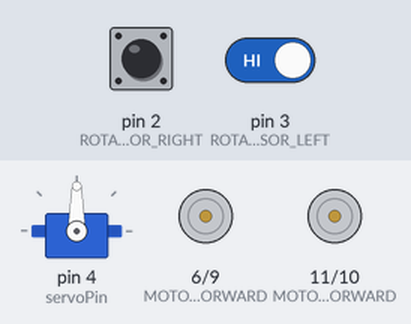
Recording of a sketch running on a simulated Arduino Uno, built with avr-gcc and run on an emulated ATmega328P. Shown: servo, motor-driver pin pairs drawn as motors (green arrow = first pin HIGH = forward, orange = second pin HIGH = backward, longer = more drive). The test bench sets the inputs (shaded band); at power-on: pin 2 (ROTATION_SENSOR_RIGHT) HIGH, pin 3 (ROTATION_SENSOR_LEFT) HIGH.

Above: at 0.1 s.
At 6.4 s:
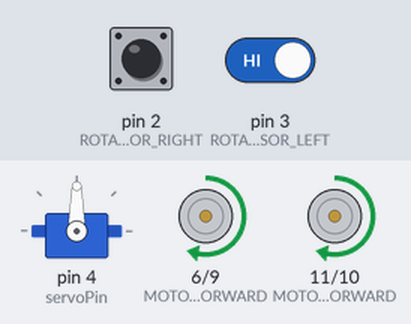
6.5 s: pin 2 (ROTATION_SENSOR_RIGHT) pulsed LOW 2 times (0.12 s each, 0.3 s apart)
At 6.82 s:
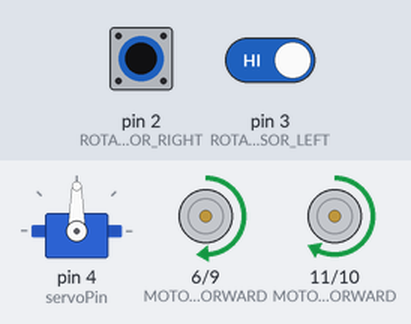
Timing chart, 0 to 28.3 s (numbered marks = the images above; inputs shaded):
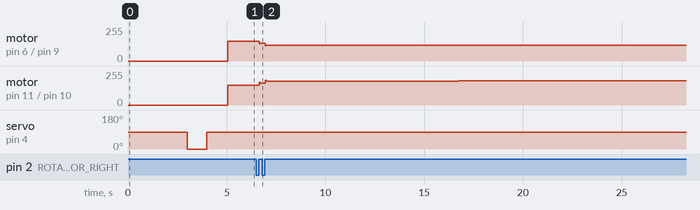

The sketch:

sktech_for_gripper_assignment.ino
```cpp
#include <Servo.h>
int servoPin = 4;
Servo Servo1;

int baseSpeed = 150;
int step = 0;

// ===== MOTOR CONTROL PINS =====
const int MOTOR_LEFT_FORWARD = 11;
const int MOTOR_LEFT_BACK = 10;
const int MOTOR_RIGHT_BACK = 9;
const int MOTOR_RIGHT_FORWARD = 6;

const int ROTATION_SENSOR_LEFT = 3;
const int ROTATION_SENSOR_RIGHT = 2;

// ===== WHEEL CONSTANTS =====
const float WHEEL_CIRCUMFERENCE = 205.0; // WHEEL_DIAMETER * PI
const int PULSES_PER_ROTATION = 20;

// ===== ROTATION COUNTERS =====
volatile long rotationCounterLeft = 0;
volatile long rotationCounterRight = 0;

// tracks accumulated error over time
float errorIntegral = 0;

// ===== PID TIMING VARIABLES =====
unsigned long lastPidUpdate = 0;
const unsigned long PID_UPDATE_INTERVAL = 50; // Run PID every 50ms

void setup() {
  Servo1.attach(servoPin);
  pinMode(MOTOR_LEFT_FORWARD, OUTPUT);
  pinMode(MOTOR_LEFT_BACK, OUTPUT);
  pinMode(MOTOR_RIGHT_FORWARD, OUTPUT);
  pinMode(MOTOR_RIGHT_BACK, OUTPUT);

  // configure rotation counters as inputs
  pinMode(ROTATION_SENSOR_LEFT, INPUT_PULLUP);  // Left on pin 3
  pinMode(ROTATION_SENSOR_RIGHT, INPUT_PULLUP);  // Right on pin 2

  // RISING = trigger when signal goes from LOW to HIGH
  // runs countLeft() every time the left wheel rotates
  attachInterrupt(digitalPinToInterrupt(3), onLeftWheelPulse, RISING);
  attachInterrupt(digitalPinToInterrupt(2), onRightWheelPulse, RISING);

  delay(2000);
}

void loop() {
  if (step == 0) {
    Servo1.write(90);
    if (waitMillis(1000)) step++;
  }
  else if (step == 1) {
    Servo1.write(0);
    if (waitMillis(1000)) step++;
  }
  else if (step == 2) {
    Servo1.write(90);
    if (waitMillis(1000)) step++;
  }
  else if (step == 3) {
    driveDistance(250, baseSpeed);
    step++;
  }
  else if (step == 4) {
    Servo1.write(0);
    if (waitMillis(1000)) step++;
  }
  else if (step == 5) {
    driveDistance(420, baseSpeed);
    step++;
  }
  else if (step == 6) {
    stopMotors();
    Servo1.detach();
  }
}

bool waitMillis(unsigned long duration) {
  static unsigned long startTime = 0;
  static bool waiting = false;

  if (!waiting) {
    startTime = millis();
    waiting = true;
  }

  if (millis() - startTime >= duration) {
    waiting = false;
    return true;   // finished waiting
  }

  return false;    // still waiting
}


void driveDistance(float millimeters, int baseSpeed) {

  rotationCounterLeft = 0;
  rotationCounterRight = 0;
  errorIntegral = 0;

  float rotationsNeeded = millimeters / WHEEL_CIRCUMFERENCE;

  int targetPulses = abs(rotationsNeeded * PULSES_PER_ROTATION);

  bool forward = (millimeters >= 0);

  lastPidUpdate = millis(); // Initialize timing

  while ((abs(rotationCounterLeft) + abs(rotationCounterRight)) / 2 < targetPulses) {
    unsigned long currentTime = millis();

    // Only update PID at fixed intervals for consistent behavior
    if (currentTime - lastPidUpdate >= PID_UPDATE_INTERVAL) {
      float deltaTime = (currentTime - lastPidUpdate) / 1000.0; // Convert to seconds
      balanceMotors(baseSpeed, forward, deltaTime);
      lastPidUpdate = currentTime;
    }
  }

  stopMotors();
}

// ===== AUTOMATIC MOTOR BALANCING FUNCTION =====
void balanceMotors(int baseSpeed, bool forward, float deltaTime) {

  // PROPORTIONAL_GAIN - How aggressively to correct current errors (higher = more responsive)
  // INTEGRAL_GAIN - How much to "remember" past errors and eliminate drift
  // DERIVATIVE_GAIN - How much to resist sudden changes (prevents overshooting)
  const float PROPORTIONAL_GAIN = 15;
  const float INTEGRAL_GAIN = 0.05;
  const float DERIVATIVE_GAIN = 0.3;

  const float MAX_INTEGRAL = 150.0;

  static int lastDifference = 0;

  // check the differences in rotation count
  int difference = rotationCounterLeft - rotationCounterRight;

  // update integral with anti-windup (scaled by time)
  errorIntegral += difference * deltaTime;
  errorIntegral = constrain(errorIntegral, -MAX_INTEGRAL, MAX_INTEGRAL);

  // calculate derivative (rate of change of error, scaled by time)
  float derivative = (difference - lastDifference) / deltaTime;
  lastDifference = difference;

  float correction = (PROPORTIONAL_GAIN * difference) + (INTEGRAL_GAIN * errorIntegral) + (DERIVATIVE_GAIN * derivative);

  // if left is ahead, slow it down and speed up right
  int powerLeft = baseSpeed - correction;
  int powerRight = baseSpeed + correction;

  // keep power within valid range
  powerLeft = constrain(powerLeft, 0, 255);
  powerRight = constrain(powerRight, 0, 255);

  // send power commands to motors
  if (forward) {
    setLeftMotor(powerLeft);
    setRightMotor(powerRight);
  } else {
    setLeftMotor(-powerLeft);
    setRightMotor(-powerRight);
  }
}

// ===== HELPER FUNCTIONS =====
// These run automatically when encoders detect wheel rotation

void onLeftWheelPulse() {
  rotationCounterLeft++;
}

void onRightWheelPulse() {
  rotationCounterRight++;
}

void setLeftMotor(int speed) {
  if (speed >= 0) {
    analogWrite(MOTOR_LEFT_FORWARD, speed);
    analogWrite(MOTOR_LEFT_BACK, 0);
  } else {
    analogWrite(MOTOR_LEFT_FORWARD, 0);
    analogWrite(MOTOR_LEFT_BACK, -speed);
  }
}

void setRightMotor(int speed) {
  if (speed >= 0) {
    analogWrite(MOTOR_RIGHT_FORWARD, speed);
    analogWrite(MOTOR_RIGHT_BACK, 0);
  } else {
    analogWrite(MOTOR_RIGHT_FORWARD, 0);
    analogWrite(MOTOR_RIGHT_BACK, -speed);
  }
}

void stopMotors() {
  setLeftMotor(0);
  setRightMotor(0);
}
```
